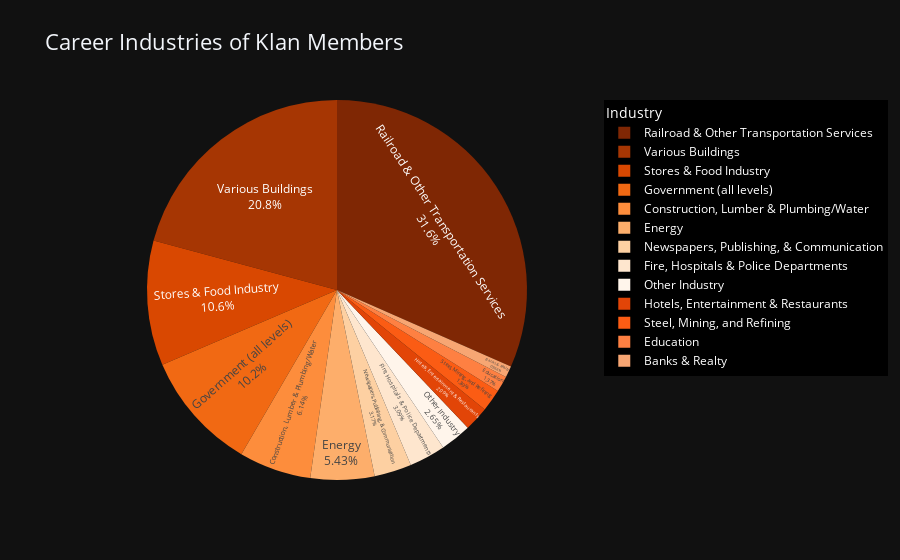

The cell this chart's notebook holds for it:
### Code cell
fig = px.pie(
    career_counts,
    names="Industry",
    values="Count",
    title="Career Industries of Klan Members",
    template="plotly_dark",
    color_discrete_sequence=px.colors.sequential.Oranges_r
)

fig.update_traces(
    textposition='inside',
    textinfo='percent+label'
)

fig.update_layout(
    title_font=dict(size=22),
    legend_title_text="Industry",
    legend=dict(
        bgcolor="black",
        font=dict(color="white")
    )
)

fig.show()

### Figure 1 — Plotly figure (JSON) as saved in the notebook; plotly's stock layout.template omitted (floating-point values rounded to 4 significant figures)
{"data": [{"domain": {"x": [0, 1], "y": [0, 1]}, "hovertemplate": "Industry=%{label}<br>Count=%{value}<extra></extra>", "labels": ["Banks & Realty", "Education", "Energy", "Fire, Hospitals & Police Departments", "Government (all levels)", "Hotels, Entertainment & Restaurants", "Construction, Lumber & Plumbing/Water", "Newspapers, Publishing, & Communication", "Railroad & Other Transportation Services", "Steel, Mining, and Refining", "Stores & Food Industry", "Other Industry", "Various Buildings"], "legendgroup": "", "name": "", "showlegend": true, "textinfo": "percent+label", "textposition": "inside", "type": "pie", "values": [50, 71, 281, 160, 526, 108, 318, 164, 1635, 98, 550, 137, 1077]}], "layout": {"autosize": true, "hiddenlabels": [], "legend": {"bgcolor": "black", "font": {"color": "white"}, "title": {"text": "Industry"}, "tracegroupgap": 0}, "piecolorway": ["rgb(127,39,4)", "rgb(166,54,3)", "rgb(217,72,1)", "rgb(241,105,19)", "rgb(253,141,60)", "rgb(253,174,107)", "rgb(253,208,162)", "rgb(254,230,206)", "rgb(255,245,235)"], "title": {"font": {"size": 22}, "text": "Career Industries of Klan Members"}}}
